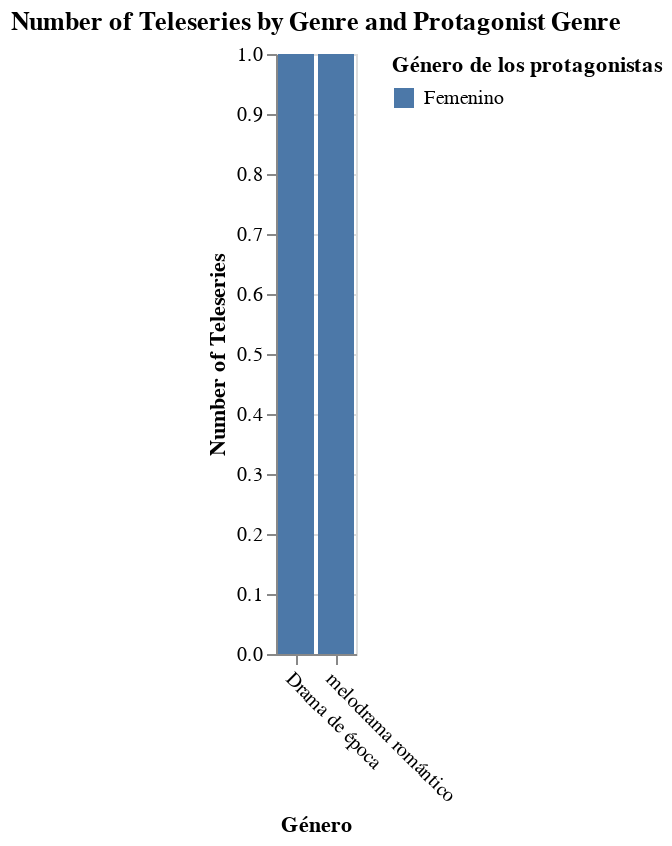

The code cell stored with this chart in its notebook:
### Code cell
import altair as alt
import pandas as pd
# from vega_datasets import data # No longer needed

# Load data from the CSV file using pandas
source = pd.read_csv('/content/base_de_datos_limpia_2.csv', sep=',')

# Clean the 'GÉNERO DE LA TELESERIE' and 'GÉNERO DE LOS PROTAGONISTAS' columns
source['GÉNERO DE LA TELESERIE'] = source['GÉNERO DE LA TELESERIE'].str.strip().str.replace('\n', '', regex=False)
source['GÉNERO DE LOS  PROTAGONISTAS'] = source['GÉNERO DE LOS  PROTAGONISTAS'].str.strip().str.replace('\n', '', regex=False)


# Split the 'GÉNERO DE LA TELESERIE' and 'GÉNERO DE LOS PROTAGONISTAS' columns by " y " and explode the DataFrame
source['GÉNERO DE LA TELESERIE'] = source['GÉNERO DE LA TELESERIE'].str.split(' y ')
source = source.explode('GÉNERO DE LA TELESERIE')

source['GÉNERO DE LOS  PROTAGONISTAS'] = source['GÉNERO DE LOS  PROTAGONISTAS'].str.split(' y ')
source = source.explode('GÉNERO DE LOS  PROTAGONISTAS')

# Filter 'GÉNERO DE LOS  PROTAGONISTAS' to include only specified values
valid_protagonist_genres = ['Femenino ', 'Masculino ', 'Femenino y masculino'] # Note the trailing space in the data
source = source[source['GÉNERO DE LOS  PROTAGONISTAS'].isin(valid_protagonist_genres)]


alt.Chart(source).mark_bar().encode(
    x=alt.X('GÉNERO DE LA TELESERIE:N', title="Género", axis=alt.Axis(labelAngle=45)),
    y=alt.Y('count()', title="Number of Teleseries"), # Count the occurrences for the y-axis
    color=alt.Color('GÉNERO DE LOS  PROTAGONISTAS:N', title="Género de los protagonistas") # Use color to distinguish protagonist genres
).properties(
    title='Number of Teleseries by Genre and Protagonist Genre' # Add a title for clarity
)

### Figure 1 — Vega-Lite specification as saved in the notebook (floating-point values rounded to 4 significant figures)
{"config": {"view": {"continuousWidth": 300, "continuousHeight": 300}}, "data": {"name": "data-7c82d416d142ddbda34fe2f1e9008182"}, "mark": {"type": "bar"}, "encoding": {"color": {"field": "GÉNERO DE LOS  PROTAGONISTAS", "title": "Género de los protagonistas", "type": "nominal"}, "x": {"axis": {"labelAngle": 45}, "field": "GÉNERO DE LA TELESERIE", "title": "Género", "type": "nominal"}, "y": {"aggregate": "count", "title": "Number of Teleseries", "type": "quantitative"}}, "title": "Number of Teleseries by Genre and Protagonist Genre", "$schema": "https://vega.github.io/schema/vega-lite/v5.20.1.json", "datasets": {"data-7c82d416d142ddbda34fe2f1e9008182": [{"DÉCADA": "2000-2009", "AÑO TELESERIE": 2004.0, "CANAL": "TVN", "TELESERIES": "Los pincheira ", "AUDIENCIA": "37,5 pts de audiencia", "GÉNERO DE LA TELESERIE": "Drama de época", "TRAMA CENTRAL": "Se centra en los amores, pasiones, odios y ambiciones de los hermanos y las familias de la época del salitre en el norte de Chile, con Matilde Pincheira involucrada en un tormentoso amor secreto con Miguel, el seductor jefe de la banda. Además de esta relación central, la serie explora otros conflictos familiares y románticos, como la pasión obsesiva de Martín Ortúzar por la inmigrante árabe Marwua y las intrigas dentro de la familia Sotomayor. ", "PERSONAJES PROTAGONISTAS": "Matilde Del Solar y Miguel Molina Linares", "GÉNERO DE LOS  PROTAGONISTAS": "Femenino ", "FUERZA QUE PERSIGUE PROTAGONISTA ": "Matilde, casada con Martín Ortuzar por un acuerdo economico, persigue su libertad personal y un amor autentico ", "ESTADO CIVIL PROTAGONISTAS": "Matilde/casada  y Miguel/soltero", "GÉNERO PREDOMINANTE EN LOS PERSONAJES SECUNDARIOS": "Femenino y masculino", "PERSONAJES ANTAGONISTAS": "Martín Ortúzar", "OBSTÁCULO QUE ENFRENTA ANTAGONISTA EN LA TRAMA": "Matilde enfrenta conflictos sociales y de clase que dificultan que su relación con Miguel .  ", "Unnamed: 14": null, "Unnamed: 15": null, "Unnamed: 16": null, "Unnamed: 17": null, "Unnamed: 18": null, "Unnamed: 19": null, "Unnamed: 20": null, "Unnamed: 21": null, "Unnamed: 22": null, "Unnamed: 23": null, "Unnamed: 24": null, "Unnamed: 25": null, "Unnamed: 26": null, "Unnamed: 27": null, "Unnamed: 28": null, "Unnamed: 29": null, "Unnamed: 30": null, "Unnamed: 31": null, "Unnamed: 32": null, "Unnamed: 33": null, "Unnamed: 34": null, "Unnamed: 35": null, "Unnamed: 36": null, "Unnamed: 37": null, "Unnamed: 38": null, "Unnamed: 39": null, "Unnamed: 40": null, "Unnamed: 41": null, "Unnamed: 42": null, "Unnamed: 43": null, "Unnamed: 44": null, "Unnamed: 45": null, "Unnamed: 46": null, "Unnamed: 47": null, "Unnamed: 48": null, "Unnamed: 49": null, "Unnamed: 50": null, "Unnamed: 51": null, "Unnamed: 52": null, "Unnamed: 53": null, "Unnamed: 54": null, "Unnamed: 55": null, "Unnamed: 56": null, "Unnamed: 57": null, "Unnamed: 58": null, "Unnamed: 59": null, "Unnamed: 60": null, "Unnamed: 61": null, "Unnamed: 62": null, "Unnamed: 63": null, "Unnamed: 64": null, "Unnamed: 65": null, "Unnamed: 66": null, "Unnamed: 67": null, "Unnamed: 68": null, "Unnamed: 69": null, "Unnamed: 70": null, "Unnamed: 71": null, "Unnamed: 72": null, "Unnamed: 73": null, "Unnamed: 74": null, "Unnamed: 75": null, "Unnamed: 76": null, "Unnamed: 77": null, "Unnamed: 78": null, "Unnamed: 79": null, "Unnamed: 80": null, "Unnamed: 81": null, "Unnamed: 82": null, "Unnamed: 83": null, "Unnamed: 84": null, "Unnamed: 85": null, "Unnamed: 86": null, "Unnamed: 87": null, "Unnamed: 88": null, "Unnamed: 89": null, "Unnamed: 90": null, "Unnamed: 91": null, "Unnamed: 92": null, "Unnamed: 93": null, "Unnamed: 94": null, "Unnamed: 95": null, "Unnamed: 96": null, "Unnamed: 97": null, "Unnamed: 98": null, "Unnamed: 99": null, "Unnamed: 100": null, "Unnamed: 101": null, "Unnamed: 102": null, "Unnamed: 103": null, "Unnamed: 104": null, "Unnamed: 105": null, "Unnamed: 106": null, "Unnamed: 107": null, "Unnamed: 108": null, "Unnamed: 109": null, "Unnamed: 110": null, "Unnamed: 111": null, "Unnamed: 112": null, "Unnamed: 113": null, "Unnamed: 114": null, "Unnamed: 115": null, "Unnamed: 116": null, "Unnamed: 117": null, "Unnamed: 118": null, "Unnamed: 119": null, "Unnamed: 120": null, "Unnamed: 121": null, "Unnamed: 122": null, "Unnamed: 123": null, "Unnamed: 124": null, "Unnamed: 125": null, "Unnamed: 126": null, "Unnamed: 127": null, "Unnamed: 128": null, "Unnamed: 129": null, "Unnamed: 130": null, "Unnamed: 131": null, "Unnamed: 132": null, "Unnamed: 133": null, "Unnamed: 134": null, "Unnamed: 135": null, "Unnamed: 136": null, "Unnamed: 137": null, "Unnamed: 138": null, "Unnamed: 139": null, "Unnamed: 140": null, "Unnamed: 141": null, "Unnamed: 142": null, "Unnamed: 143": null}, {"DÉCADA": "2000-2009", "AÑO TELESERIE": 2004.0, "CANAL": "TVN", "TELESERIES": "Los pincheira ", "AUDIENCIA": "37,5 pts de audiencia", "GÉNERO DE LA TELESERIE": "melodrama romántico", "TRAMA CENTRAL": "Se centra en los amores, pasiones, odios y ambiciones de los hermanos y las familias de la época del salitre en el norte de Chile, con Matilde Pincheira involucrada en un tormentoso amor secreto con Miguel, el seductor jefe de la banda. Además de esta relación central, la serie explora otros conflictos familiares y románticos, como la pasión obsesiva de Martín Ortúzar por la inmigrante árabe Marwua y las intrigas dentro de la familia Sotomayor. ", "PERSONAJES PROTAGONISTAS": "Matilde Del Solar y Miguel Molina Linares", "GÉNERO DE LOS  PROTAGONISTAS": "Femenino ", "FUERZA QUE PERSIGUE PROTAGONISTA ": "Matilde, casada con Martín Ortuzar por un acuerdo economico, persigue su libertad personal y un amor autentico ", "ESTADO CIVIL PROTAGONISTAS": "Matilde/casada  y Miguel/soltero", "GÉNERO PREDOMINANTE EN LOS PERSONAJES SECUNDARIOS": "Femenino y masculino", "PERSONAJES ANTAGONISTAS": "Martín Ortúzar", "OBSTÁCULO QUE ENFRENTA ANTAGONISTA EN LA TRAMA": "Matilde enfrenta conflictos sociales y de clase que dificultan que su relación con Miguel .  ", "Unnamed: 14": null, "Unnamed: 15": null, "Unnamed: 16": null, "Unnamed: 17": null, "Unnamed: 18": null, "Unnamed: 19": null, "Unnamed: 20": null, "Unnamed: 21": null, "Unnamed: 22": null, "Unnamed: 23": null, "Unnamed: 24": null, "Unnamed: 25": null, "Unnamed: 26": null, "Unnamed: 27": null, "Unnamed: 28": null, "Unnamed: 29": null, "Unnamed: 30": null, "Unnamed: 31": null, "Unnamed: 32": null, "Unnamed: 33": null, "Unnamed: 34": null, "Unnamed: 35": null, "Unnamed: 36": null, "Unnamed: 37": null, "Unnamed: 38": null, "Unnamed: 39": null, "Unnamed: 40": null, "Unnamed: 41": null, "Unnamed: 42": null, "Unnamed: 43": null, "Unnamed: 44": null, "Unnamed: 45": null, "Unnamed: 46": null, "Unnamed: 47": null, "Unnamed: 48": null, "Unnamed: 49": null, "Unnamed: 50": null, "Unnamed: 51": null, "Unnamed: 52": null, "Unnamed: 53": null, "Unnamed: 54": null, "Unnamed: 55": null, "Unnamed: 56": null, "Unnamed: 57": null, "Unnamed: 58": null, "Unnamed: 59": null, "Unnamed: 60": null, "Unnamed: 61": null, "Unnamed: 62": null, "Unnamed: 63": null, "Unnamed: 64": null, "Unnamed: 65": null, "Unnamed: 66": null, "Unnamed: 67": null, "Unnamed: 68": null, "Unnamed: 69": null, "Unnamed: 70": null, "Unnamed: 71": null, "Unnamed: 72": null, "Unnamed: 73": null, "Unnamed: 74": null, "Unnamed: 75": null, "Unnamed: 76": null, "Unnamed: 77": null, "Unnamed: 78": null, "Unnamed: 79": null, "Unnamed: 80": null, "Unnamed: 81": null, "Unnamed: 82": null, "Unnamed: 83": null, "Unnamed: 84": null, "Unnamed: 85": null, "Unnamed: 86": null, "Unnamed: 87": null, "Unnamed: 88": null, "Unnamed: 89": null, "Unnamed: 90": null, "Unnamed: 91": null, "Unnamed: 92": null, "Unnamed: 93": null, "Unnamed: 94": null, "Unnamed: 95": null, "Unnamed: 96": null, "Unnamed: 97": null, "Unnamed: 98": null, "Unnamed: 99": null, "Unnamed: 100": null, "Unnamed: 101": null, "Unnamed: 102": null, "Unnamed: 103": null, "Unnamed: 104": null, "Unnamed: 105": null, "Unnamed: 106": null, "Unnamed: 107": null, "Unnamed: 108": null, "Unnamed: 109": null, "Unnamed: 110": null, "Unnamed: 111": null, "Unnamed: 112": null, "Unnamed: 113": null, "Unnamed: 114": null, "Unnamed: 115": null, "Unnamed: 116": null, "Unnamed: 117": null, "Unnamed: 118": null, "Unnamed: 119": null, "Unnamed: 120": null, "Unnamed: 121": null, "Unnamed: 122": null, "Unnamed: 123": null, "Unnamed: 124": null, "Unnamed: 125": null, "Unnamed: 126": null, "Unnamed: 127": null, "Unnamed: 128": null, "Unnamed: 129": null, "Unnamed: 130": null, "Unnamed: 131": null, "Unnamed: 132": null, "Unnamed: 133": null, "Unnamed: 134": null, "Unnamed: 135": null, "Unnamed: 136": null, "Unnamed: 137": null, "Unnamed: 138": null, "Unnamed: 139": null, "Unnamed: 140": null, "Unnamed: 141": null, "Unnamed: 142": null, "Unnamed: 143": null}]}}
